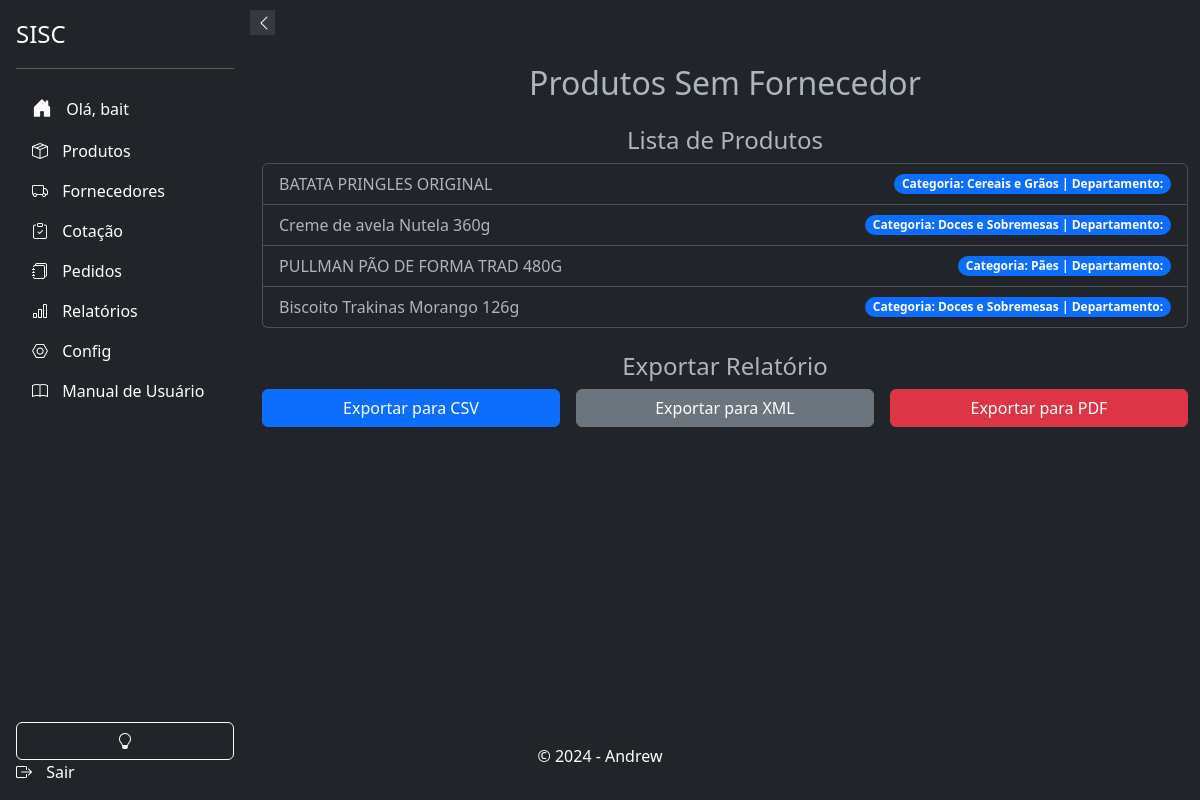
/relatorios/produtos-sem-fornecedor/ (signed in), run on an earlier commit of the app's database.
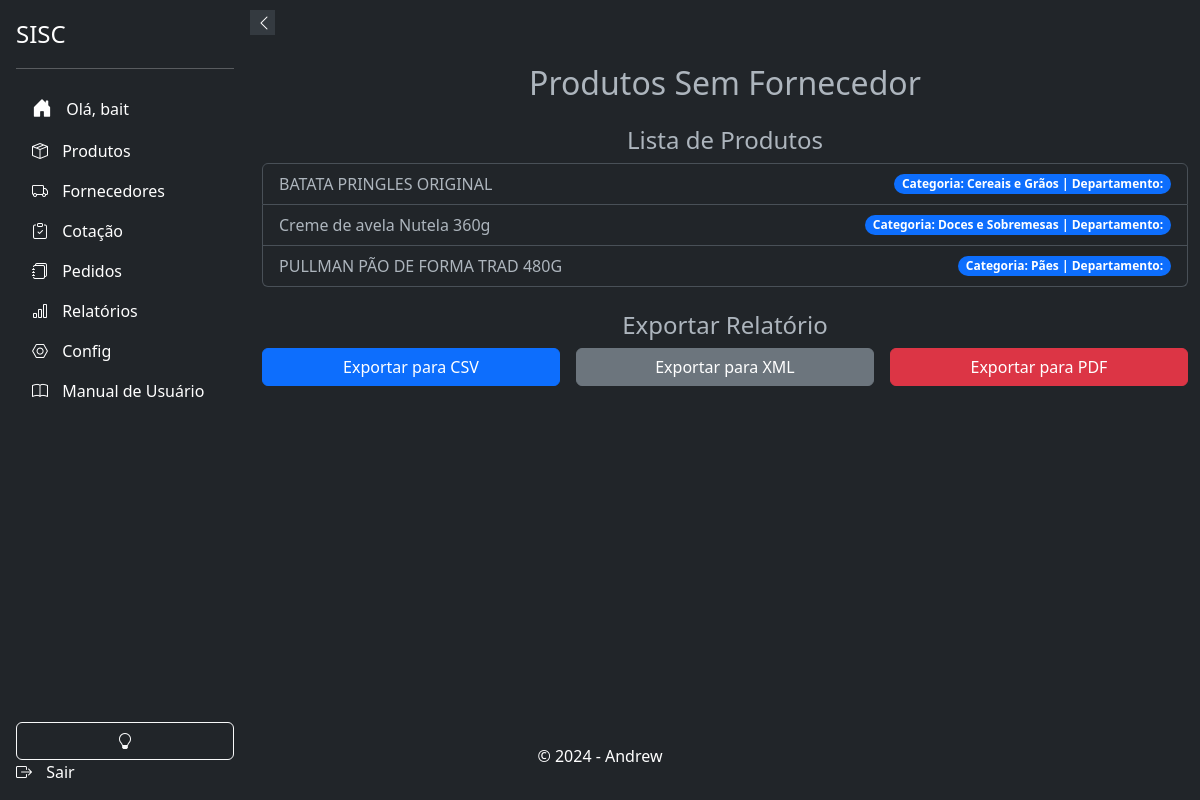
And on a later commit of the database.
### products/models.py (models this page shows, shortened)
class Product(models.Model):
    UNIDADE_CHOICES = (
        ('mm', 'Milímetro'),
        ('cm', 'Centímetro'),
        ('m', 'Metro'),
    )
    UNIDADE_DE_MEDIDA_CHOICES = [
        ('Kg', 'Quilo'),
        ('Dp', 'Display'),
        ('Un', 'Unidade'),
        ('Cx', 'Caixa'),
        ('Fd', 'Fardo'),
        ('Pct', 'Pacote'),
        ('Sch', 'Sache'),
        ('Tp', 'Take Profit'),
    ]
    id = models.AutoField(primary_key=True)
    ean = models.CharField(max_length=13, unique=True, blank=True, null=True)
    sku = models.CharField("SKU", max_length=255, unique=True, blank=True, null=True)
    name = models.CharField(max_length=255)
    brand = models.ForeignKey(Brand, on_delete=models.PROTECT, related_name='products', blank=True, null=True)
    product_line = models.ForeignKey(ProductLine, on_delete=models.PROTECT, related_name='products', blank=True, null=True)
    department = models.ForeignKey(Departamento, on_delete=models.PROTECT, related_name='products', blank=True, null=True)
    category = models.ForeignKey(Category, on_delete=models.PROTECT, related_name='products', blank=True, null=True)
    subcategory = models.ForeignKey(Subcategory, on_delete=models.PROTECT, related_name='products', blank=True, null=True)
    status = models.BooleanField(default=True)
    photo = models.ImageField(upload_to='products/', blank=True, null=True)
    notas = models.TextField("Notas", blank=True, null=True)
    descricao = models.TextField(_("Descrição"), max_length=50, blank=True)
    preco_de_custo = models.DecimalField(_("Preço de Custo"), max_digits=10, decimal_places=3, blank=True, null=True)
    altura_embalagem = models.DecimalField(max_digits=10, decimal_places=3, blank=True, null=True, verbose_name='Altura da Embalagem')
    largura_embalagem = models.DecimalField(max_digits=10, decimal_places=3, blank=True, null=True, verbose_name='Largura da Embalagem')
    comprimento_embalagem = models.DecimalField(max_digits=10, decimal_places=3, blank=True, null=True, verbose_name='Comprimento da Embalagem')
    espessura_embalagem = models.DecimalField(max_digits=10, decimal_places=3, blank=True, null=True, verbose_name='Espessura da Embalagem')
    raio_embalagem = models.DecimalField(max_digits=10, decimal_places=3, blank=True, null=True, verbose_name='Raio da Embalagem')
    unidade_altura = models.CharField(max_length=2, choices=UNIDADE_CHOICES, blank=True, null=True, verbose_name='Unidade de Medida Altura')
    unidade_largura = models.CharField(max_length=2, choices=UNIDADE_CHOICES, blank=True, null=True, verbose_name='Unidade de Medida Largura')
    unidade_comprimento = models.CharField(max_length=2, choices=UNIDADE_CHOICES, blank=True, null=True, verbose_name='Unidade de Medida Comprimento')
    unidade_espessura = models.CharField(max_length=2, choices=UNIDADE_CHOICES, blank=True, null=True, verbose_name='Unidade de Medida Espessura')
    unidade_raio = models.CharField(max_length=2, choices=UNIDADE_CHOICES, blank=True, null=True, verbose_name='Unidade de Medida Raio')
    unidade_de_medida = models.CharField(_("Unidade de Medida"), max_length=50, blank=True, null=True, choices=UNIDADE_DE_MEDIDA_CHOICES)
    quantidade_por_volume = models.PositiveIntegerField(blank=True, null=True, verbose_name='Quantidade por Volume')
    data_de_validade = models.DateField(_("Data de Validade"), blank=True, null=True)
    history = HistoricalRecords()

class Category(models.Model):
    department = models.ForeignKey(Departamento, on_delete=models.CASCADE, related_name='categories')
    name = models.CharField(max_length=200)

### relatorios/views.py (the view, shortened to what this page needs)
# urls.py: path('produtos-sem-fornecedor/', ProdutosSemFornecedorView.as_view(), name='produtos_sem_fornecedor'),
@method_decorator(login_required(login_url=''), name='dispatch')
class ProdutosSemFornecedorView(TemplateView):
    template_name = 'relatorios/produtos_sem_fornecedor.html'
    def get(self, request):
        produtos_com_fornecedor = ProductPriceHistory.objects.values_list('product_id', flat=True).distinct()
        produtos_sem_fornecedor = Product.objects.exclude(id__in=produtos_com_fornecedor)
        context = {
            'produtos_sem_fornecedor': produtos_sem_fornecedor,
        }
        return render(request, self.template_name, context)

### relatorios/templates/relatorios/produtos_sem_fornecedor.html (shortened to what this page needs)
{% extends 'base.html' %}
{% block content %}
<div class="container my-4">
    <h2 class="text-center">Produtos Sem Fornecedor</h2>
    <div class="row mt-4">
        <div class="col-md-12">
            <h4 class="text-center">Lista de Produtos</h4>
            <ul class="list-group">
                {% for produto in produtos_sem_fornecedor %}
                <li class="list-group-item d-flex justify-content-between align-items-center">
                    {{ produto.name }}
                    <span class="badge bg-primary rounded-pill">
                        Categoria: {{ produto.category.name }} | Departamento: {{ produto.department.name }}
                    </span>
                </li>
                {% endfor %}
            </ul>
        </div>
    </div>
    <div class="row mt-4">
        <div class="col-md-12">
            <h4 class="text-center">Exportar Relatório</h4>
            <form method="post" class="row g-3">
                <div class="col-md-4">
                    <button type="submit" name="formato" value="csv" class="btn btn-primary w-100">Exportar para CSV</button>
                </div>
                <div class="col-md-4">
                    <button type="submit" name="formato" value="xml" class="btn btn-secondary w-100">Exportar para XML</button>
                </div>
                <div class="col-md-4">
                    <button type="submit" name="formato" value="pdf" class="btn btn-danger w-100">Exportar para PDF</button>
                </div>
            </form>
        </div>
    </div>
</div>
{% endblock %}

### app/templates/base.html (shortened to what this page needs)
<!DOCTYPE html>
<html lang="pt-br">
<head>
    <link rel="stylesheet" href="https://cdn.jsdelivr.net/npm/bootstrap@5.3.2/dist/css/bootstrap.min.css">
    <link rel="stylesheet" href="https://cdn.jsdelivr.net/npm/bootstrap-icons@1.3.0/font/bootstrap-icons.css">
    <link rel="stylesheet" href="https://cdn.jsdelivr.net/npm/bootstrap-select@1.13.14/dist/css/bootstrap-select.min.css">
    <link rel="stylesheet" href="https://code.jquery.com/ui/1.12.1/themes/base/jquery-ui.css">
    <link href="https://cdn.jsdelivr.net/npm/select2/dist/css/select2.min.css" rel="stylesheet" />
    <link href="https://cdn.jsdelivr.net/npm/select2@4.1.0/dist/css/select2.min.css" rel="stylesheet" />
</head>
<body>
    {% include 'components/_header.html' %}
    {% include 'components/_sidebar.html' %}
    <div class="main-content">
        {% block content %}{% endblock %}
    </div>
    <footer class="bg-dark text-white text-center p-3">
        <p>&copy; 2024 - Andrew</p>
    </footer>
</body>
</html>

### app/templates/components/_header.html (shortened to what this page needs)
<header class="header">
  <div class="container">
    <div class="header__content">
      <nav class="header__nav">
        <ul class="header__nav-list">
          <li class="header__nav-item">
          </li>
        </ul>
      </nav>
    </div>
  </div>
</header>

### app/templates/components/_sidebar.html (shortened to what this page needs)
<!DOCTYPE html>
<html>
<head>
    <link href="https://cdn.jsdelivr.net/npm/bootstrap@5.3.0-alpha3/dist/css/bootstrap.min.css" rel="stylesheet">
    <link rel="stylesheet" href="https://cdn.jsdelivr.net/npm/bootstrap-icons@1.10.5/font/bootstrap-icons.css">
</head>
<body>
    <div class="sidebar d-flex flex-column flex-shrink-0 p-3 text-white bg-dark" id="sidebar">
        <button class="sidebar-toggle" onclick="toggleSidebar()">
            <i id="sidebar-toggle-icon" class="bi bi-chevron-left"></i>
        </button>
        <a href="#" class="d-flex align-items-center mb-3 mb-md-0 me-md-auto text-white text-decoration-none">
            <span class="fs-4">SISC</span>
        </a>
        <hr>
        {% if user.is_authenticated %}
            <ul class="nav nav-pills flex-column mb-auto">
                <li class="nav-item">
                    <a href="{% url 'accounts:home' %}" class="nav-link text-white" aria-current="page">
                        <i class="bi bi-house-door-fill fs-5"></i>
                        <span>Olá, {{ user.username }}</span>
                    </a>
                </li>
                <li>
                    <a href="{% url 'products:products_list' %}" class="nav-link text-white">
                        <i class="bi bi-box-seam"></i>
                        <span>Produtos</span>
                    </a>
                </li>
                <li>
                    <a href="{% url 'suppliers:supplier_list' %}" class="nav-link text-white">
                        <i class="bi bi-truck "></i>
                        <span>Fornecedores</span>
                    </a>
                </li>
                <li>
                    <a href="{% url 'cotacao:cotacao_list' %}" class="nav-link text-white">
                        <i class="bi bi-clipboard-check"></i>
                        <span>Cotação</span>
                    </a>
                </li>
                <li>
                    <a href="{% url 'respostas:listar_pedidos' %}" class="nav-link text-white">
                        <i class="bi bi-journals"></i>
                        <span>Pedidos</span>
                    </a>
                </li>
                <li>
                    <a href="{% url 'relatorios:gerar_relatorios' %}" class="nav-link text-white">
                        <i class="bi bi-bar-chart"></i>
                        <span>Relatórios</span>
                    </a>
                </li>
                <li>
                    <a href="{% url 'admin:index' %}" class="nav-link text-white">
                        <i class="bi bi-nut"></i>
                        <span>Config</span>
                    </a>
                </li>
                <li>
                    <a href="{% url 'relatorios:manual_usuario' %}" class="nav-link text-white">
                        <i class="bi bi-book"></i>
                        <span>Manual de Usuário</span>
                    </a>
                </li>
            <br>
            </ul>
            <button class="btn btn-outline-light" onclick="toggleTheme()">
                <i id="theme-toggle-icon" class="bi bi-lightbulb-fill"></i>
            </button>
            <a href="{% url 'accounts:logout' %}" class="nav-link text-white">
                <i class="bi bi-box-arrow-right"></i>
                <span>Sair</span>
            </a>
        {% else %}
            <a href="{% url 'accounts:login' %}" class="nav-link text-white">
                <i class="bi bi-box-arrow-in-right"></i>
                <span>Login</span>
            </a>
        {% endif %}
    </div>
</body>
</html>

### app/templates/base.html (style rules this page uses)
body, html { height: 100%; margin: 0; display: flex; flex-direction: column; }
.main-content { flex: 1; margin-left: 250px; transition: margin-left 0.3s; }
footer { flex-shrink: 0; background-color: #343a40; color: white; text-align: center; padding: 1rem; position: relative; width: 100%; bottom: 0; }

### app/templates/components/_sidebar.html (style rules this page uses)
.sidebar { width: 250px; height: 100vh; position: fixed; top: 0; left: 0; background-color: #343a40; transition: all 0.3s; z-index: 1000; }
.sidebar .nav-link { white-space: nowrap; overflow: hidden; text-overflow: ellipsis; }
.sidebar .nav-link i { margin-right: 10px; }
.sidebar-toggle { position: absolute; top: 10px; right: -25px; width: 25px; height: 25px; background-color: #343a40; border: none; color: white; cursor: pointer; z-index: 1100; }

What changed in the data, as far as the page shows it:
removed Product: name "Biscoito Trakinas Morango 126g", category.name "Doces e Sobremesas"
